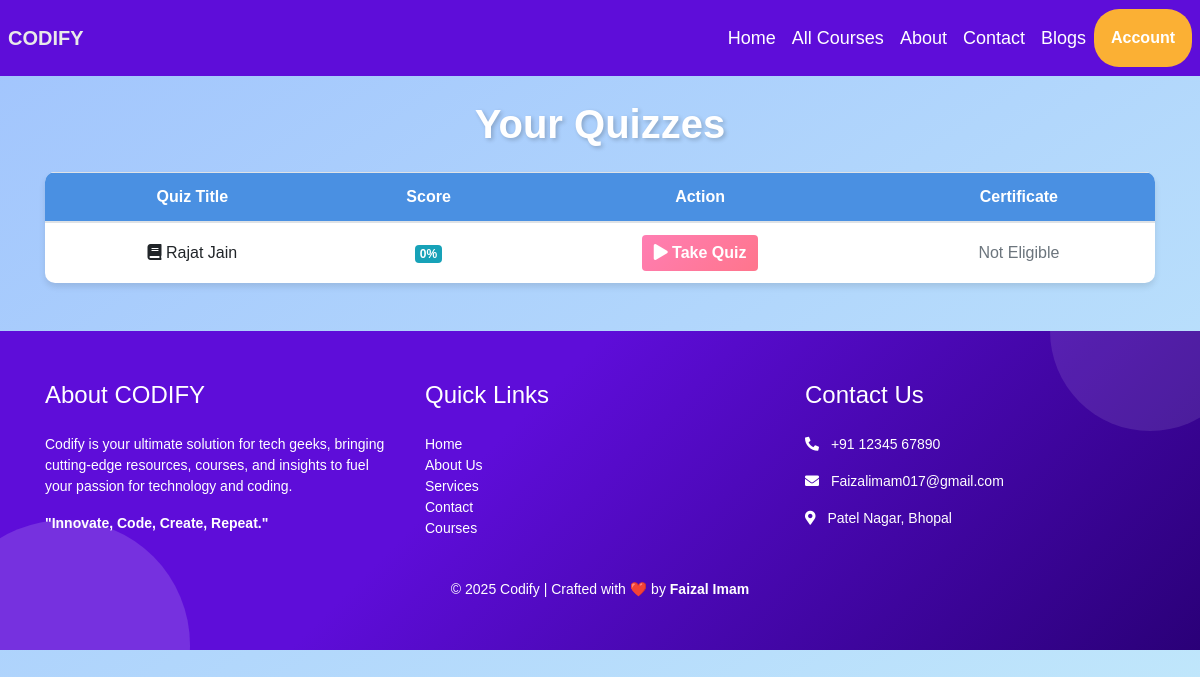
Page /user/quizzes on the earlier database version.
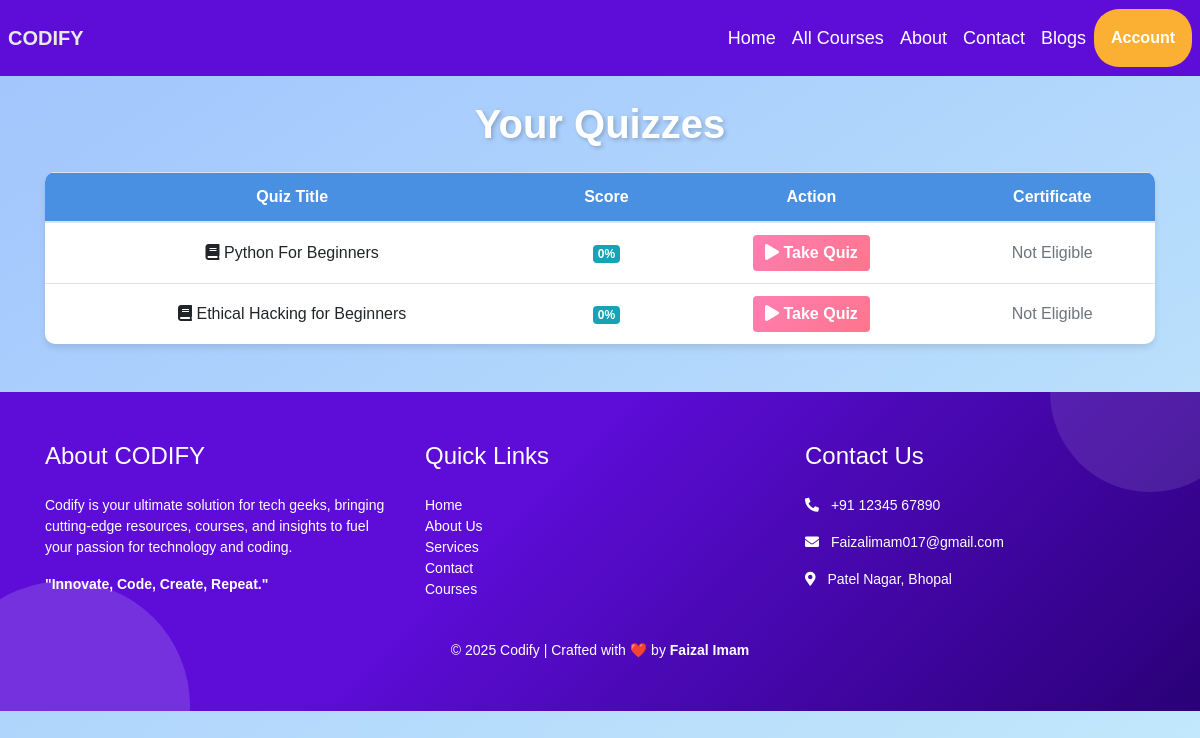
Same page on the later database version.
### models.py (models this page shows)
class Quiz(Base):
    __tablename__ = 'quizzes'
    id = Column(Integer, primary_key=True)
    title = Column(String(100), nullable=False)
    created_at = Column(DateTime, server_default=func.now())
    course_id = Column(Integer, ForeignKey('courses.id', ondelete='CASCADE'), nullable=False)
    course = relationship('Course', back_populates='quizzes')
    questions = relationship('Question', back_populates='quiz', cascade="all, delete-orphan")
    user_progress = relationship('UserProgress', back_populates='quiz', cascade="all, delete-orphan")

### app.py (the view)
@app.route('/user/quizzes')
def user_quizzes():
    session_id = session.get('id')  # Get the current user's ID from the session
    username=session.get('username')
    quizzes = db_session.query(Quiz).all()  # Fetch all quizzes
    quizzes_with_progress = []
    for quiz in quizzes:
        progress = 0
        score = 0
        total_questions = len(quiz.questions)
        user_progress = db_session.query(UserProgress).filter_by(
            user_id=session_id, quiz_id=quiz.id
        ).first()
        if user_progress:
            score = user_progress.quiz_score
            progress = (user_progress.questions_answered / total_questions) * 100
        quizzes_with_progress.append({
            'id': quiz.id,
            'title': quiz.title,
            'score': score,
            'progress': progress
        })
    return render_template('User_quizzes.html', quizzes=quizzes_with_progress,username=username)

### templates/User_quizzes.html (shortened to what this page needs)
<!DOCTYPE html>
<html lang="en">
<head>
    <link rel="stylesheet" href="https://stackpath.bootstrapcdn.com/bootstrap/4.5.2/css/bootstrap.min.css">
    <link rel="stylesheet" href="https://cdnjs.cloudflare.com/ajax/libs/font-awesome/5.15.4/css/all.min.css">
</head>
<body>
    {% include 'nav.html' %}
    <div class="container">
        <h1 class="my-4">Your Quizzes</h1>
        <table class="table table-hover">
            <thead>
                <tr>
                    <th scope="col">Quiz Title</th>
                    <th scope="col">Score</th>
                    <th scope="col">Action</th>
                    <th scope="col">Certificate</th>
                </tr>
            </thead>
            <tbody>
                {% for quiz in quizzes %}
                <tr>
                    <td>
                        <i class="fas fa-book"></i> {{ quiz.title }}
                    </td>
                    <td>
                        <span class="badge badge-info">{{ quiz.score }}%</span>
                    </td>
                    <td>
                        <a href="{{ url_for('submit_quiz', quiz_id=quiz.id) }}" class="btn btn-primary">
                            <i class="fas fa-play"></i> Take Quiz
                        </a>
                    </td>
                    <td>
                        {% if quiz.score >= 70 %}
                        <a href="{{ url_for('certificate', quiz_id=quiz.id) }}" class="btn btn-success">
                            <i class="fas fa-certificate"></i> Generate Certificate
                        </a>
                        {% else %}
                        <span class="text-muted">Not Eligible</span>
                        {% endif %}
                    </td>
                </tr>
                {% endfor %}
            </tbody>
        </table>
    </div>
    {% include 'footer.html' %}
</body>
</html>

Differences in the rows shown:
removed Quiz: title "Rajat Jain", score "0"
added Quiz: title "Python For Beginners", score "0"
added Quiz: title "Ethical Hacking for Beginners", score "0"
